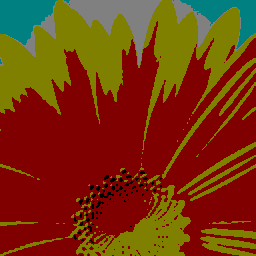
#> input picture decoded_image.png, 256 x 256 px, found by its file name
$ python fridrich.py
#> lines starting #> are read from the running program, lines starting #| are printed output that depends on the picture
from PIL import Image
import numpy as np

def divide_image(image, group_size):
    pixel_groups = []
    for i in range(0, rows, group_size):
    # Iterate over the columns
        for j in range(0, cols, group_size):
            # Extract a 4x4 pixel group
            group = img_matrix[i:i + group_size, j:j + group_size]
            # Append the group to the list
            pixel_groups.append(group)
    return pixel_groups

# absulute value of the sum of the pixels in the group
def f(x):
    return np.abs(np.sum(x))

def discrimination_function(pixel_group):
    return np.sum(pixel_group)  # Use np.sum to sum all elements in the pixel group

def F1(pixel_group):
    permuted_pixels = []
    for pixel in pixel_group:
        if pixel % 2 == 0:
            permuted_pixels.append((pixel + 1) % 256)
        else:
            permuted_pixels.append((pixel - 1) % 256)
    return np.array(permuted_pixels)

def F_minus_1(pixel_group):
    permuted_pixels = []
    for pixel in pixel_group:
        if pixel < 255:
            permuted_pixels.append((pixel + 1) % 256)
        else:
            permuted_pixels.append(0)
    return np.array(permuted_pixels)

def F0(pixel_group):
    return pixel_group

def negate_mask(mask):
    return np.array([-pixel for pixel in mask])

img = Image.open('/home/yassg4mer/Project/SAFM/decoded_image.png')
#> img is the input picture: PIL image 256x256 RGB; mean R, G, B 120.9, 53.4, 12.5
img_gray_scale = img.convert('L')
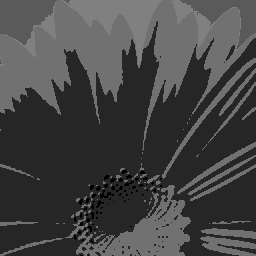
#> img_gray_scale: PIL image 256x256 L; min 0, max 128, mean 68.6
img_matrix = np.array(img_gray_scale)

rows, cols = img_matrix.shape
#> rows = 256; cols = 256
n = 4

print(rows, cols)
#| 256 256

groups = divide_image(img_matrix, n)
#> after the loop in divide_image, `for i in range(0, rows, group_size):`: pixel_groups = 4096 items
#> groups = 4096 items
discriminated_values = [discrimination_function(group) for group in groups]
#> discriminated_values = 4096 values, max 2048 at index 18, min 114 at index 2842, mean 1098.3


print(discriminated_values)
#> (printed output is left out)

mask = np.random.randint(-1, 2, size=n)
negate_mask = negate_mask(mask)

# apply mask to each group


vector = []
vector_minus_m = []
R = []
S = []
U = []

R_m = []
S_m = []
U_m = []

for i in range(len(groups)):
    block = groups[i]
    block_minus_m = groups[i]

    vector.append(f(block))
    vector_minus_m.append(f(block_minus_m))

    fx = f(block)
    fx_minus_m = f(block_minus_m)

    for s in range(4):
        if mask[s] == 1:
            block[s] = F1(block[s])
        elif mask[s] == -1:
            block[s] = F_minus_1(block[s])
        else:
            block[s] = F0(block[s])

        if negate_mask[s] == 1:
            block_minus_m[s] = F1(block[s])
        elif negate_mask[s] == -1:
            block_minus_m[s] = F_minus_1(block[s])
        else:
            block_minus_m[s] = F0(block[s])

    vector.append(f(block))
    vector_minus_m.append(f(block_minus_m))

    ffx = f(block)
    ffx_minus_m = f(block_minus_m)

    if ffx > fx:
        R.append(1)
    elif ffx < fx:
        S.append(-1)
    else:
        U.append(0)

    if ffx_minus_m > fx_minus_m:
        R_m.append(1)
    elif ffx_minus_m < fx_minus_m:
        S_m.append(-1)
    else:
        U_m.append(0)
#> this loop made 4096 passes
#> (fx, fx_minus_m, ffx, ffx_minus_m) on passes 1 to 3: (1440, 1440, 1440, 1440), (1440, 1440, 1440, 1440), (1440, 1440, 1440, 1440)
#> after the loop, R = 1785 values from 1 to 1; R_m = 1785 values from 1 to 1; S = []; S_m = []; U = 2311 values from 0 to 0; U_m = 2311 values from 0 to 0; vector = 8192 values, max 2048 at index 36, min 114 at index 5684, mean 1100.9; vector_minus_m has the same summary as vector


print('R R_m ', len(R), len(R_m))
print('S S_m ', len(S), len(S_m))
print('U U_m ', len(U), len(U_m))


$ run again, with bikes.bmp saved as decoded_image.png
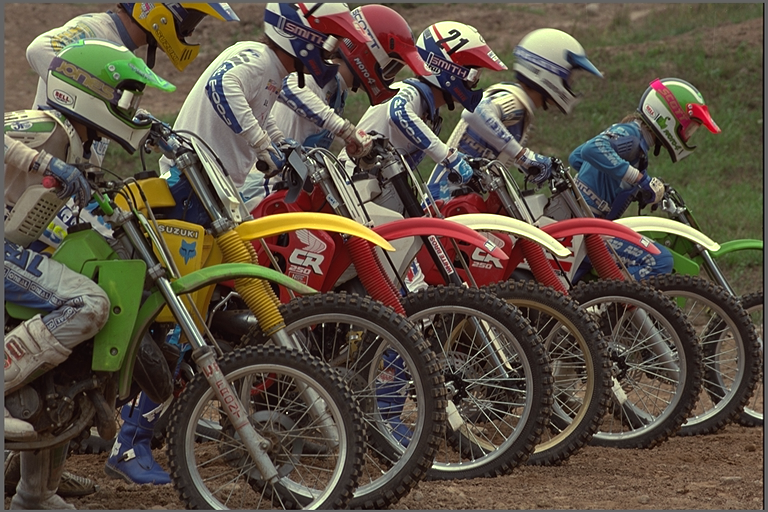
#> input picture bikes.bmp, 768 x 512 px, found by its file name
#> img is the input picture: PIL image 768x512 RGB; mean R, G, B 91.7, 81.2, 67.7
#> `img_gray_scale = img.convert('L')`:
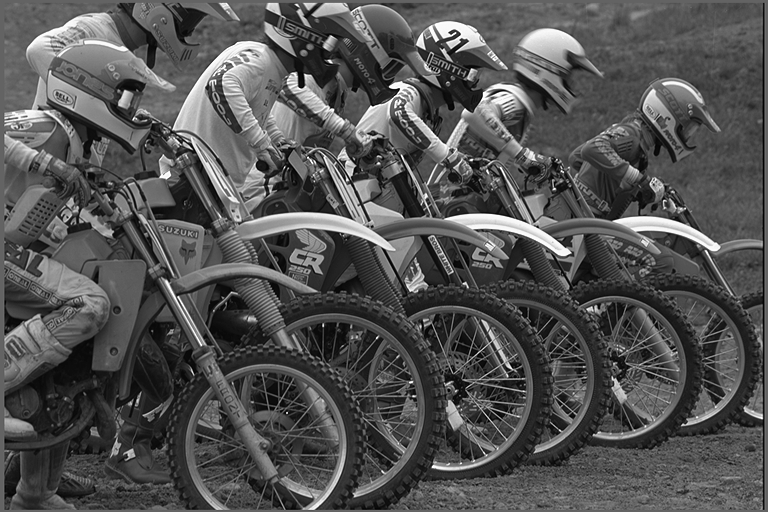
#> img_gray_scale: PIL image 768x512 L; min 0, max 255, mean 82.8
#| 512 768
#> after the loop in divide_image, `for i in range(0, rows, group_size):`: pixel_groups = 24576 items
#> (printed output is left out)
#> the loop `for i in range(len(groups)):` made 24576 passes
#> (fx, fx_minus_m, ffx, ffx_minus_m) on passes 1 to 3: (1584, 1584, 1600, 1600), (1567, 1567, 1577, 1577), (1570, 1570, 1584, 1584)
#> after the loop `for i in range(len(groups)):`: R = 24394 items; S = 49 values from -1 to -1; U = 133 values from 0 to 0; vector = 49152 items

$ run again, with image_cache.jpg saved as decoded_image.png
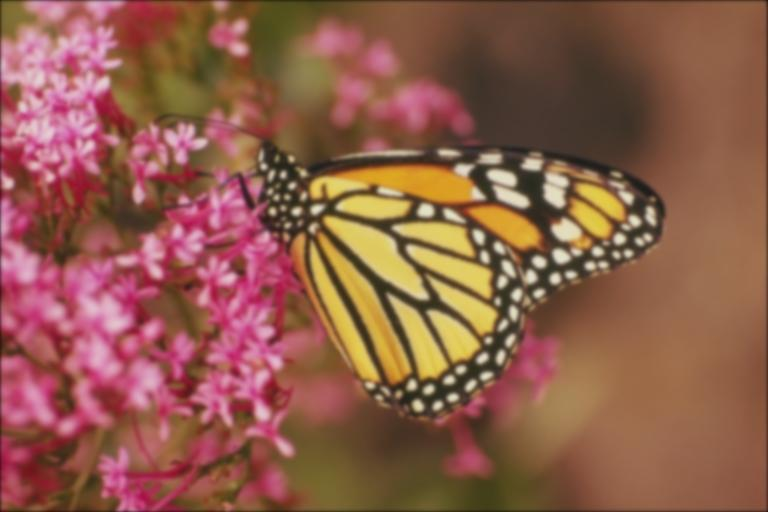
#> input picture image_cache.jpg, 768 x 512 px, found by its file name
#> img is the input picture: PIL image 768x512 RGB; mean R, G, B 142.8, 92.6, 74.7
#> `img_gray_scale = img.convert('L')`:
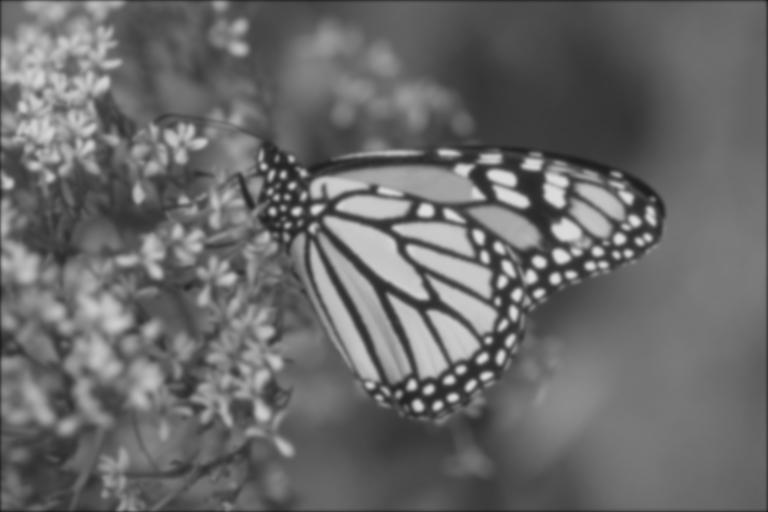
#> img_gray_scale: PIL image 768x512 L; min 23, max 226, mean 105.6
#| 512 768
#> after the loop in divide_image, `for i in range(0, rows, group_size):`: pixel_groups = 24576 items
#> (printed output is left out)
#> the loop `for i in range(len(groups)):` made 24576 passes
#> (fx, fx_minus_m, ffx, ffx_minus_m) on passes 1 to 3: (1092, 1092, 1102, 1102), (1348, 1348, 1356, 1356), (1396, 1396, 1398, 1398)
#> after the loop `for i in range(len(groups)):`: R = 23038 items; S = []; U = 1538 values from 0 to 0; vector = 49152 items
